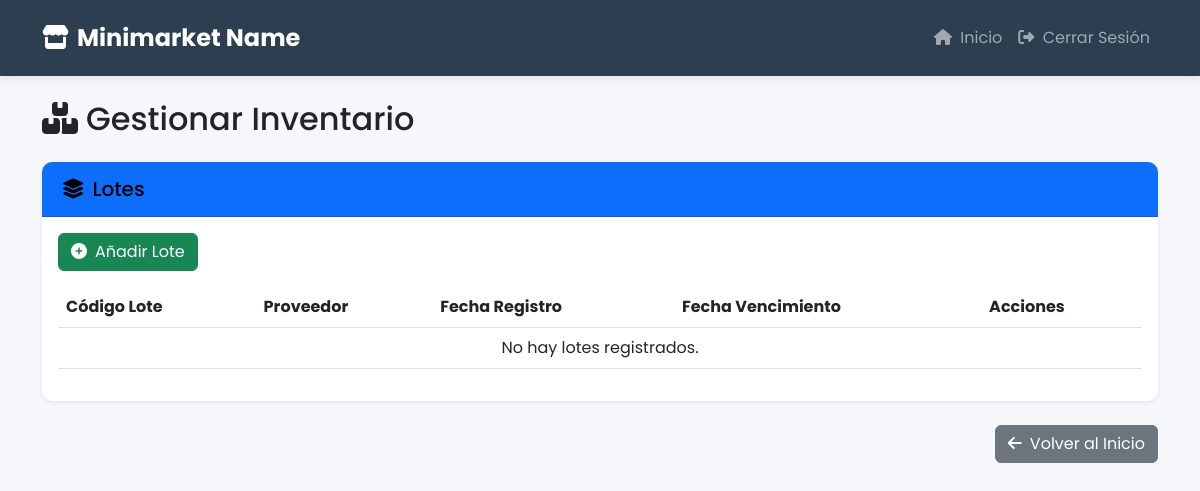
The page /gestionar-inventario/ (signed in) on the database as committed earlier.
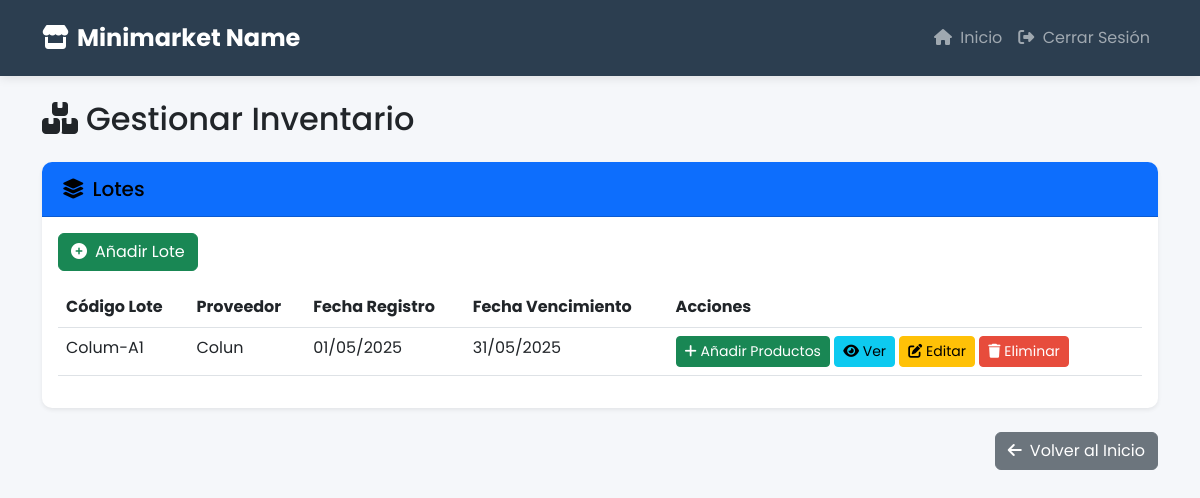
The same page on the database as committed later.
### Tienda/models.py (models this page shows, shortened)
class Lote(models.Model):
    code_lote = models.CharField(max_length=50)
    fecha_registro = models.DateField(auto_now_add=True)
    fecha_vencimiento = models.DateField(null=True, blank=True)
    proveedor = models.ForeignKey(Proveedor, on_delete=models.CASCADE)
    productos = models.ManyToManyField('Producto', through='LoteProducto')

class Proveedor(models.Model):
    nombre_proveedor = models.CharField(max_length=100)
    direccion = models.CharField(max_length=200)
    telefono = models.IntegerField()
    email = models.EmailField(max_length=100, null=True, blank=True)

### Tienda/views.py (the view, shortened to what this page needs)
# urls.py: path('gestionar-inventario/', views.gestionar_inventario, name='gestionar_inventario'),
@login_required
@user_passes_test(is_superuser, login_url='home') # Proteger vista de gestión
def gestionar_inventario(request):
    if not request.session.get('inventory_access_granted', False):
        messages.warning(request, 'Debes verificar tu contraseña para acceder a la gestión de inventario.')
        request.session['inventory_access_granted'] = False
        return redirect('home')
    request.session['inventory_access_granted'] = False # Limpiar flag
    lotes = Lote.objects.all().order_by('-fecha_registro')
    proveedores = Proveedor.objects.all()
    productos_disponibles = Producto.objects.all()
    return render(request, 'Tienda/gestionar_inventario.html', {
        'lotes': lotes,
        'proveedores': proveedores,
        'productos_disponibles': productos_disponibles
    })

### Tienda/views.py (called while the page is built)
def is_superuser(user):
    return user.is_superuser

### Tienda/templates/Tienda/gestionar_inventario.html (shortened to what this page needs)
{% extends 'Tienda/base_layout.html' %}
{% block content %}
<div class="container mt-4">
    <h2 class="mb-4"><i class="fas fa-boxes me-2"></i>Gestionar Inventario</h2>
    <div class="card mb-4 border-0 shadow-sm">
        <div class="card-header bg-primary text-white">
            <h5 class="mb-0"><i class="fas fa-layer-group me-2"></i>Lotes</h5>
        </div>
        <div class="card-body">
            <button class="btn btn-success mb-3" data-bs-toggle="modal" data-bs-target="#nuevoLoteModal">
                <i class="fas fa-plus-circle me-2"></i>Añadir Lote
            </button>
            <div class="table-responsive">
                <table class="table table-hover">
                    <thead>
                        <tr>
                            <th>Código Lote</th>
                            <th>Proveedor</th>
                            <th>Fecha Registro</th>
                            <th>Fecha Vencimiento</th>
                            <th>Acciones</th>
                        </tr>
                    </thead>
                    <tbody>
                        {% for lote in lotes %}
                        <tr>
                            <td>{{ lote.code_lote }}</td>
                            <td>{{ lote.proveedor.nombre_proveedor }}</td>
                            <td>{{ lote.fecha_registro|date:"d/m/Y" }}</td>
                            <td>{{ lote.fecha_vencimiento|date:"d/m/Y" }}</td>
                            <td>
                                <button class="btn btn-sm btn-success btn-asignar-productos" data-bs-toggle="modal" data-bs-target="#asignarProductosModal" data-lote-id="{{ lote.id }}" data-lote-code="{{ lote.code_lote }}">
                                    <i class="fas fa-plus"></i> Añadir Productos
                                </button>
                                <button class="btn btn-sm btn-info"><i class="fas fa-eye"></i> Ver</button>
                                <button class="btn btn-sm btn-warning"><i class="fas fa-edit"></i> Editar</button>
                                <button class="btn btn-sm btn-danger"><i class="fas fa-trash"></i> Eliminar</button>
                            </td>
                        </tr>
                        {% empty %}
                        <tr>
                            <td colspan="5" class="text-center">No hay lotes registrados.</td>
                        </tr>
                        {% endfor %}
                    </tbody>
                </table>
            </div>
        </div>
    </div>
    <div class="d-flex justify-content-end mt-3">
        <a href="{% url 'home' %}" class="btn btn-secondary">
            <i class="fas fa-arrow-left me-2"></i>Volver al Inicio
        </a>
    </div>
</div>
{% endblock %}

Rows that differ between the two databases and show on the page:
added Lote: code_lote "Colum-A1", proveedor.nombre_proveedor "Colun", fecha_registro "01/05/2025", fecha_vencimiento "31/05/2025"
Other text that changed with them:
text no longer shown: "No hay lotes registrados."
